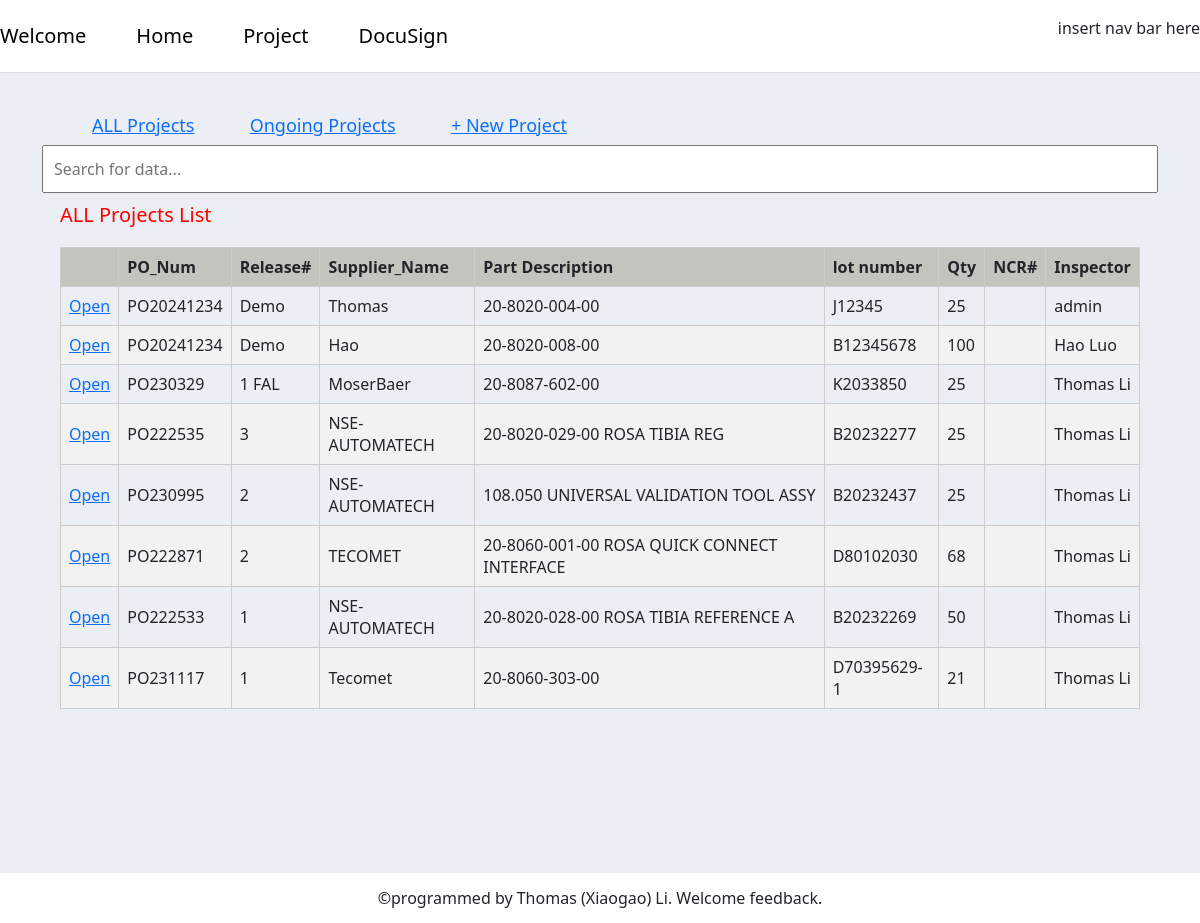
The app's page /project/ with its own data.
### projects/models.py (models this page shows, shortened)
class Project(models.Model):
    supplier_name = models.CharField(max_length=255, null=True)
    part_description = models.CharField(max_length=255, null=True)
    project_inf = models.CharField(max_length=255, null=True, blank=True)
    po_num = models.CharField(max_length=128, null=True, blank=True)
    lot_num = models.CharField(max_length=128, null=True, blank=True)
    qty = models.IntegerField(null=True, blank=True)
    LOCATION = (
        ('STKTST', 'STKTST'),
        ('SHOTST', 'SHOTST'),
        ('STKNC', 'STKNC'),
        ('STKHOL', 'STKHOL'),
        ('STKPAC', 'STKPAC'),
        ('STKPRO', 'STKPRO'),
        ('STKINP', 'STKINP'),
        ('(see ACCPAC)', '(see ACCPAC)'),
    )
    location = models.CharField(max_length=128, null=True, blank=True, choices=LOCATION, default='STKTST')
    received_date = models.CharField(max_length=128, null=True, blank=True)
    project_po_number_only = models.CharField(max_length=255, null=True, blank=True)
    project_release_num = models.CharField(max_length=128, null=True, blank=True)
    project_po_reversion = models.CharField(max_length=128, null=True, blank=True)
    project_documentation_check_result = models.CharField(max_length=2083, null=True, blank=True)
    project_documentation_check_result_ok = models.BooleanField(default=False)
    project_parts_inspection_result = models.CharField(max_length=2083, null=True, blank=True)
    project_parts_inspection_result_ok = models.BooleanField(default=False)
    project_ncr_num = models.CharField(max_length=128, null=True, blank=True)
    project_ncr_qty = models.IntegerField(null=True, blank=True)
    project_label_checked = models.BooleanField(default=False)
    project_dhr_reviewed = models.BooleanField(default=False)
    project_parts_moved_pac_nc = models.BooleanField(default=False)
    project_date_created = models.DateTimeField(auto_now_add=True, null=True)
    project_label_checked_date = models.DateTimeField(null=True, blank=True)
    project_dhr_reviewed_date = models.DateTimeField(null=True, blank=True)
    project_parts_moved_pac_nc_date = models.DateTimeField(null=True, blank=True)
    project_edhr = models.CharField(max_length=2083, null=True, blank=True)
    project_inspector = models.CharField(max_length=128, null=True, blank=True)
    project_file_local_path = models.CharField(max_length=2083, null=True, blank=True)
    project_final_accept_qty = models.IntegerField(null=True, blank=True)
    ASANA = models.CharField(max_length=2083, null=True, blank=True)

### projects/views.py (the view)
# urls.py: path('project/', project_list, name='project_list'),
def project_list(request):
    projects = Project.objects.all().order_by('-id')
    project_all_info = []
    for project in projects:
        project_info = {}
        supplier_info = {}
        supplier_product_info = {}  # Reset for each project
        try:
            receiving = Receiving.objects.get(part_description__iexact=project.part_description)
            try:
                product = Product.objects.get(part_number_formal__iexact=receiving.part_number_formal)
                project_info = {
                    'project': project,
                    'receiving': receiving,
                    'product': product,
                }
            except Product.DoesNotExist:
                project_info = {
                    'project': project,
                    'receiving': receiving,
                }
                return redirect(reverse('input_product') + '?part_number_formal=' + receiving.part_number_formal)
        except Receiving.DoesNotExist:
            project_info = {
                'project': project,
            }
            return redirect(reverse('input_receiving') + '?part_description=' + project.part_description)
        try:
            receiving_supplier = ReceivingSupplier.objects.get(supplier_name__iexact=project.supplier_name)
            try:
                supplier = Supplier.objects.get(supplier_keyword__iexact=receiving_supplier.supplier_keyword)
                supplier_info = {
                    'supplier': supplier,
                }
            except Supplier.DoesNotExist:
                pass
                supplier_info = {}
                return redirect(reverse('input_supplier') + '?supplier_keyword=' + receiving_supplier.supplier_keyword)
        except ReceivingSupplier.DoesNotExist:
            pass
            supplier_info = {}
            return redirect(reverse('input_receiving_supplier') + '?supplier_name=' + project.supplier_name)
        if 'supplier' in supplier_info and 'product' in project_info:
            try:
                supplier_product = Supplier_Product.objects.get(
                    supplier_keyword__iexact=supplier_info['supplier'].supplier_keyword,
                    part_number_formal__iexact=project_info['product'].part_number_formal
                )
                supplier_product_info = {
                    'supplier_product': supplier_product,
                }
            except Supplier_Product.DoesNotExist:
                pass
                return redirect(reverse('input_supplier_product') + '?supplier_keyword=' + supplier_info[
                    'supplier'].supplier_keyword + '&part_number_formal=' + project_info['product'].part_number_formal)
        project_all_info.append({
            'project_info': project_info,
            'supplier_info': supplier_info,
            'supplier_product_info': supplier_product_info
        })
    context = {
        'projects': project_all_info,
        'list_name': 'ALL Projects List'
    }
    return render(request, 'projects/project_list.html', context)

### projects/templates/projects/project_list.html (shortened to what this page needs)
{% extends 'base.html' %}
{% load static %}
{% block content %}
<br>
<div class="container">
    <h5>
        <a href="{% url 'project_list' %}" style="margin-left: 50px;font-size:18px;">ALL Projects</a>
        <a href="{% url 'ongoing_project_list' %}" style="margin-left: 50px;font-size:18px;">Ongoing Projects</a>
        <a href="{% url 'input_new_project_by_lot_num' %}" style="margin-left: 50px;font-size:18px;"> + New Project</a>
    </h5>
    <input type="text" id="searchInput" placeholder="Search for data...">
</div>
<div style="width: 90%; margin: 0 auto;">
    {% if list_name == 'ALL Projects List' %}
        <h5 style="color:red">{{list_name}} </h5>
    {% else %}
        <h5>{{list_name}} </h5>
    {% endif %}
    <table id="dataTable" style="border-collapse: collapse; width: 100%;">
        <thead style="position: sticky; top: 0; background-color: #c4c4be; z-index: 1;">
        <tr>
            <th></th>
            <th>PO_Num</th>
            <th>Release#</th>
            <th>Supplier_Name</th>
            <th>Part Description</th>
            <th>lot number</th>
            <th>Qty</th>
            <th>NCR#</th>
            <th>Inspector</th>
        </tr>
        </thead>
        <tbody>
        {% for project in projects %}
        <tr>
            <td><a href="{% url 'update_project' project.project_info.project.id %}">Open</a></td>
            <td>{{ project.project_info.project.po_num }}</td>
            {% if project.project_info.project.project_release_num %}
                <td>{{ project.project_info.project.project_release_num }}</td>
            {% else %}
                <td></td>
            {% endif %}
            <td>{{ project.project_info.project.supplier_name }}</td>
            <td>{{ project.project_info.project.part_description }}</td>
            <td>{{ project.project_info.project.lot_num }}</td>
            <td>{{ project.project_info.project.qty }}</td>
            {% if project.project_info.project.project_ncr_num %}
                <td>{{ project.project_info.project.project_ncr_num }}</td>
            {% else %}
                <td></td>
            {% endif %}
            <td>{{ project.project_info.project.project_inspector }}</td>
        </tr>
        {% endfor %}
        </tbody>
    </table>
</div>
{% endblock content %}

### templates/base.html (shortened to what this page needs)
<!DOCTYPE html>
<html lang="en">
<head>
    {% include 'snippets/header.html' %}
</head>
<body>
    {% include 'snippets/base_css.html' %}
    <div class="wrapper">
        <div class="main">
            {% block content %}
            {% endblock content %}
        </div>
    </div>
    <footer>
        {% include 'snippets/footer.html' %}
    </footer>
</body>
</html>

### templates/snippets/header.html (shortened to what this page needs)
<div id="navbar" class="d-flex flex-column flex-md-row align-items-center pb-3 mb-0 border-bottom">
    <a href="/" class="d-flex align-items-center link-body-emphasis text-decoration-none">
        {% if request.user.is_authenticated %}
        <span class="fs-5">Hello, {{request.user.username}}</span>
        {% else %}
        <span class="fs-5">Welcome</span>
        {% endif %}
    </a>
    <a href="/" class="d-flex align-items-center link-body-emphasis text-decoration-none">
        <span class="fs-5" style="margin-left: 50px;">Home</span>
    </a>
    <a href="/" class="d-flex align-items-center link-body-emphasis text-decoration-none" style="margin-left: 50px;">
        <span class="fs-5" >Project</span>
    </a>
    <a href="https://apps.docusign.com/send/home"
       class="d-flex align-items-center link-body-emphasis text-decoration-none" target="_blank">
        <span class="fs-5" style="margin-left: 50px;" >DocuSign</span>
    </a>
    <nav class="d-inline-flex mt-2 mt-md-0 ms-md-auto">
        <p>insert nav bar here</p>
    </nav>
</div>

### templates/snippets/base_css.html (shortened to what this page needs)
<link href="https://cdn.jsdelivr.net/npm/bootstrap@5.3.2/dist/css/bootstrap.min.css" rel="stylesheet"
>
<link rel="stylesheet" href="https://cdnjs.cloudflare.com/ajax/libs/font-awesome/6.0.0-beta3/css/all.min.css">

### templates/snippets/footer.html
<div class="d-flex flex-row align-items-center footer">
    <P class="m-auto">©programmed by Thomas (Xiaogao) Li. Welcome feedback.</P>
</div>

### templates/snippets/base_css.html (style rules this page uses)
.wrapper { display: flex; flex-direction: column; min-height: 100vh; }
.main { flex: 1; background-color: #ebeff5; }
.footer { min-height: 50px; }
table { border-collapse: collapse; width: 100%; max-width: 1300px; margin: 20px auto; }
th, td { border: 1px solid #ccc; padding: 8px; text-align: left; }
tr:nth-child(even) { background-color: #f2f2f2; }
input[type="text"] { width: 100%; padding: 10px; margin: 0 auto; margin-bottom: 10px; }

### records on screen
Project: project_info.project.po_num "PO20241234", project_info.project.project_release_num "Demo", project_info.project.supplier_name "Thomas", project_info.project.part_description "20-8020-004-00", project_info.project.lot_num "J12345", project_info.project.qty "25", project_info.project.project_inspector "admin"
Project: project_info.project.po_num "PO20241234", project_info.project.project_release_num "Demo", project_info.project.supplier_name "Hao", project_info.project.part_description "20-8020-008-00", project_info.project.lot_num "B12345678", project_info.project.qty "100", project_info.project.project_inspector "Hao Luo"
Project: project_info.project.po_num "PO230329", project_info.project.project_release_num "1 FAL", project_info.project.supplier_name "MoserBaer", project_info.project.part_description "20-8087-602-00", project_info.project.lot_num "K2033850", project_info.project.qty "25", project_info.project.project_inspector "Thomas Li"
Project: project_info.project.po_num "PO222535", project_info.project.project_release_num "3", project_info.project.supplier_name "NSE-AUTOMATECH", project_info.project.part_description "20-8020-029-00 ROSA TIBIA REG", project_info.project.lot_num "B20232277", project_info.project.qty "25", project_info.project.project_inspector "Thomas Li"
Project: project_info.project.po_num "PO230995", project_info.project.project_release_num "2", project_info.project.supplier_name "NSE-AUTOMATECH", project_info.project.part_description "108.050 UNIVERSAL VALIDATION TOOL ASSY", project_info.project.lot_num "B20232437", project_info.project.qty "25", project_info.project.project_inspector "Thomas Li"
Project: project_info.project.po_num "PO222871", project_info.project.project_release_num "2", project_info.project.supplier_name "TECOMET", project_info.project.part_description "20-8060-001-00 ROSA QUICK CONNECT INTERFACE", project_info.project.lot_num "D80102030", project_info.project.qty "68", project_info.project.project_inspector "Thomas Li"
Project: project_info.project.po_num "PO222533", project_info.project.project_release_num "1", project_info.project.supplier_name "NSE-AUTOMATECH", project_info.project.part_description "20-8020-028-00 ROSA TIBIA REFERENCE A", project_info.project.lot_num "B20232269", project_info.project.qty "50", project_info.project.project_inspector "Thomas Li"
Project: project_info.project.po_num "PO231117", project_info.project.project_release_num "1", project_info.project.supplier_name "Tecomet", project_info.project.part_description "20-8060-303-00", project_info.project.lot_num "D70395629-1", project_info.project.qty "21", project_info.project.project_inspector "Thomas Li"

### other values on screen
{{ list_name }} "ALL Projects List"
